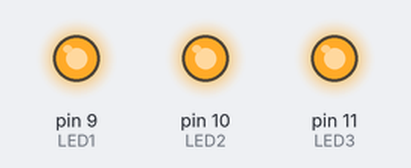
The sketch below on a simulated Arduino Uno, built with avr-gcc and run on an emulated ATmega328P. Shown: output pins drawn as LEDs (lit = HIGH).

Above: at 0.1 s.
Timing chart, 0 to 1.6 s (numbered marks = the images above):
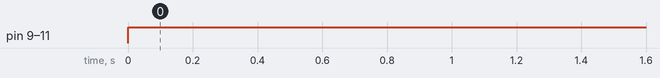

The sketch:

led_color_choose.ino
```cpp
//initialization of variables
const int LED1 = 9;
const int LED2 = 10;
const int LED3 = 11;

void setup() {
  //set pinmodes to output
  pinMode (LED1, OUTPUT);
  pinMode (LED2, OUTPUT);
  pinMode (LED3, OUTPUT);

}

void loop() {
  //turn LEDs on using PWM (the last value)
  analogWrite(LED1, 255); //255 max value
  analogWrite(LED2, 255);
  analogWrite(LED3, 255);

  delay(20);
}
```

Measured:
- by itself, pin 9 (LED1), pin 10 (LED2), pin 11 (LED3): LOW → HIGH at 0.00 s
